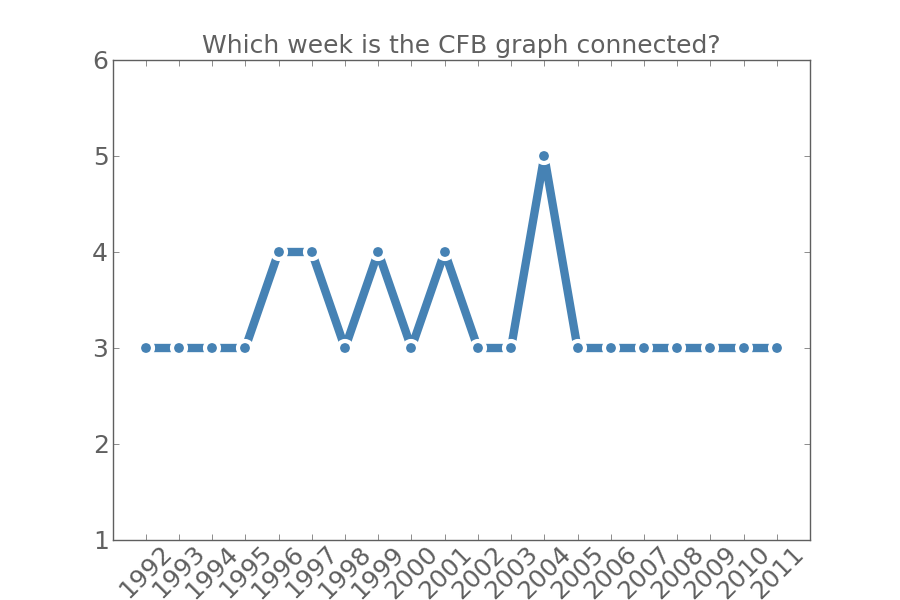

The Python source for this figure:
import numpy as np
import networkx as nx
from simplejson import load

# Load database from JSON
fname = '../dataCollection/historicalDB.json'
with open(fname) as fin:
    db = load(fin)

def getConnWk(year):
    # Generate list of teams for indexing adjacency matrix ...
    teams = [str(team) for team in sorted(db.iterkeys())
             if unicode(year) in db[team]]

    # Initialize list of graphs
    Gs = []

    # Populate list of graphs with graphs corresponding to the progression
    # through the season week-by-week
    G = nx.Graph()
    for wk in range(15):
        for i,team in enumerate(teams):
            games = db[team][unicode(year)]
            for game in games:
                if game[0] == wk:
                    opp = game[1]
                    G.add_edge(str(team), str(opp))
        Gs.append(G.copy())

    # Check for full connectivity
    for ig,G in enumerate(Gs):
        if nx.is_connected(G):
            conn_wk = ig
            break

    return conn_wk + 1

# Determine week that the CFB graph is fully connected over time
years = range(1992, 2012)
conn_wks = np.array([getConnWk(year) for year in years])

# Plot result
steelblue = (70./255., 130./255., 180./255.)
grey = (95./255., 95./255., 95./255.)
def formatting():
    from pylab import rc
    rc('font', **{'family': 'serif', 'serif': ['Palatino']})
    rc('xtick', labelsize=18, color=grey)
    rc('ytick', labelsize=18, color=grey)
    rc('axes', linewidth=1, facecolor='white', edgecolor=grey, axisbelow=True,
               titlesize=18)

import pylab as pl
formatting()
pl.figure(figsize=(9,6))
pl.plot(years, conn_wks, lw=6, color=steelblue,
        marker='o', markersize=10, mec='white', mew=3)
pl.yticks(range(1,7))
pl.xticks(years, rotation=45)

pl.title('Which week is the CFB graph connected?', color=grey)
pl.ylim(1,6)
pl.xlim(1991, 2012)
pl.savefig('connectivity.png')
